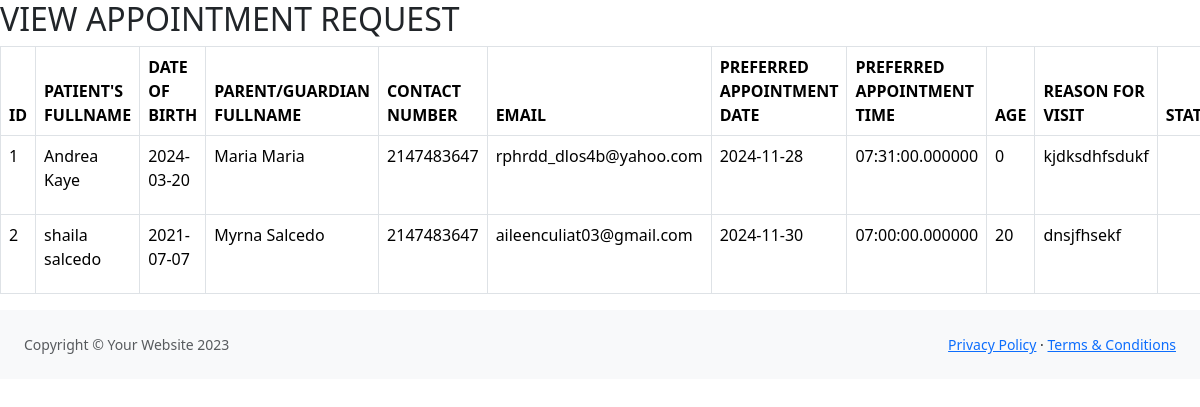
/view_req_appointment.php, run on the app's committed database.
### tables this page shows
CREATE TABLE `appointment_tbl` (
  `app_id` int(10) NOT NULL,
  `childName` varchar(100) NOT NULL,
  `dob` date NOT NULL,
  `parentName` varchar(50) DEFAULT NULL,
  `contactNumber` int(12) NOT NULL,
  `email` varchar(100) NOT NULL,
  `appointmentDate` date NOT NULL,
  `appointmentTime` time(6) NOT NULL,
  `age` int(3) NOT NULL,
  `reason` longtext NOT NULL
);

### view_req_appointment.php (the view, shortened to what this page needs)
<!DOCTYPE html>
<html lang="en">
    <head>
        <link href="https://cdn.jsdelivr.net/npm/bootstrap@5.3.3/dist/css/bootstrap.min.css" rel="stylesheet"/>
        </head>
    <body class="sb-nav-fixed">
    <div class="card-body">
                            <div class="  table-responsive">
                            <?php
                            $pdo = mysqli_connect("localhost", "root", "", "appointment");
                            ?>
                                <h2>VIEW APPOINTMENT REQUEST</h2>
                                <table class="table table-bordered" width ="100%" cellspacing= "0">
                                        <thead>
                                            <tr>
                                                <th>ID</th>
                                                <th>PATIENT'S FULLNAME</th>
                                                <th>DATE OF BIRTH</th>
                                                <th>PARENT/GUARDIAN FULLNAME</th>
                                                <th>CONTACT NUMBER</th>
                                                <th>EMAIL</th>
                                                <th>PREFERRED APPOINTMENT DATE</th>
                                                <th>PREFERRED APPOINTMENT TIME</th>
                                                <th>AGE </th>
                                                <th>REASON FOR VISIT</th>
                                                <th>STATUS</th>
                                            </tr>
                                        </thead>
                                        <?php
                                            $sql = 'SELECT * FROM appointment_tbl';
                                            $users = $pdo->query($sql);
                                        ?>
                                        <tbody>
                                            <?php foreach($users as $user): ?>
                                            <tr>
                                                <td><?= $user['app_id']?></td>
                                                <td><?= $user['childName']?></td>
                                                <td><?= $user['dob']?></td>
                                                <td><?= $user['parentName']?></td>
                                                <td><?= $user['contactNumber']?></td>
                                                <td><?= $user['email']?></td>
                                                <td><?= $user['appointmentDate']?></td>
                                                <td><?= $user['appointmentTime']?></td>
                                                <td><?= $user['age']?></td>
                                                <td><?= $user['reason']?></td>
                                                <td><?= $user['status']?></td>
                                            </tr>
                                            <?php endforeach;?>
                                        </tbody>
                        </table>
                            </div>
                <footer class="py-4 bg-light mt-auto">
                    <div class="container-fluid px-4">
                        <div class="d-flex align-items-center justify-content-between small">
                            <div class="text-muted">Copyright &copy; Your Website 2023</div>
                            <div>
                                <a href="#">Privacy Policy</a>
                                &middot;
                                <a href="#">Terms &amp; Conditions</a>
                            </div>
                        </div>
                    </div>
                </footer>
            </div>
    </body>
</html>

### data on the page
appointment_tbl: app_id "1", childName "Andrea Kaye", dob "2024-03-20", parentName "Maria Maria", contactNumber "2147483647", email "rphrdd_dlos4b@yahoo.com", appointmentDate "2024-11-28", appointmentTime "07:31:00.000000", age "0", reason "kjdksdhfsdukf"
appointment_tbl: app_id "2", childName "shaila salcedo", dob "2021-07-07", parentName "Myrna Salcedo", contactNumber "2147483647", email "aileenculiat03@gmail.com", appointmentDate "2024-11-30", appointmentTime "07:00:00.000000", age "20", reason "dnsjfhsekf"
